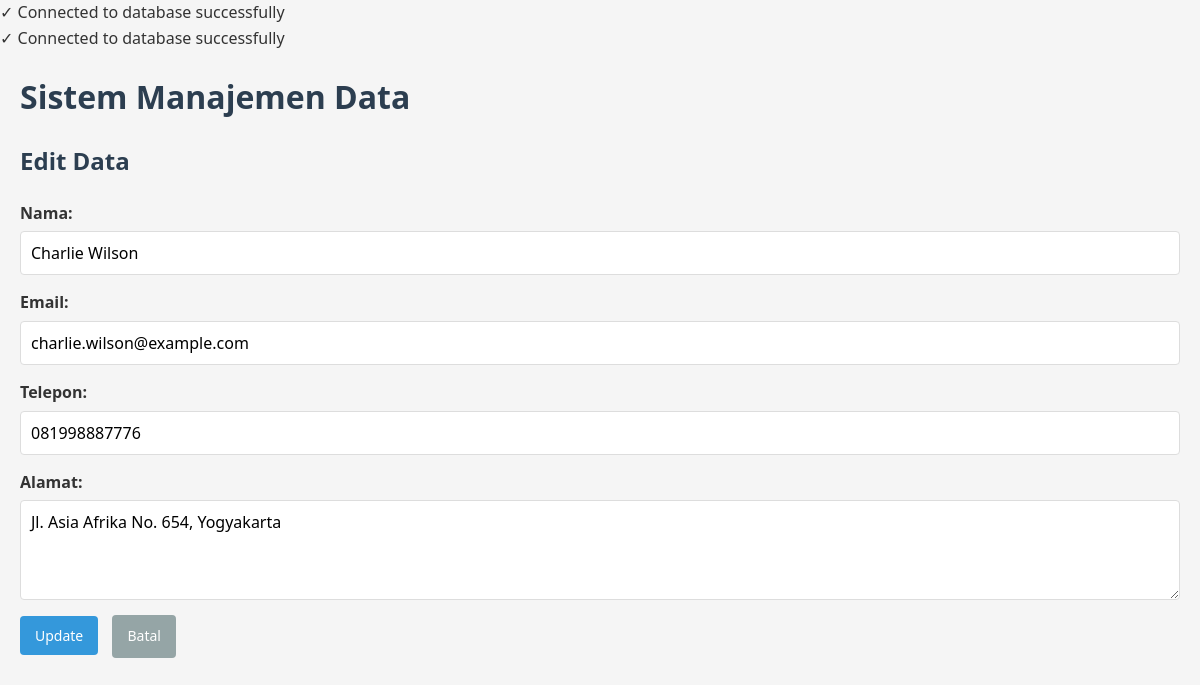
Screenshot of /index.php?action=edit&id=5 with the database file from the repository.
### tables this page shows
CREATE TABLE IF NOT EXISTS data_users (
    id INT(11) AUTO_INCREMENT PRIMARY KEY,
    nama VARCHAR(100) NOT NULL,
    email VARCHAR(100) NOT NULL UNIQUE,
    telepon VARCHAR(20) NOT NULL,
    alamat TEXT NOT NULL,
    created_at TIMESTAMP DEFAULT CURRENT_TIMESTAMP,
    updated_at TIMESTAMP DEFAULT CURRENT_TIMESTAMP ON UPDATE CURRENT_TIMESTAMP
);

### controllers/CrudController.php (called while the page is built, shortened)
<?php
class CrudController {
    private $userModel;
    public function __construct() {
        $database = new Database();
        $db = $database->getConnection();
        $this->userModel = new UserModel($db);
    }
    public function edit() {
        $id = isset($_GET['id']) ? $_GET['id'] : die('ERROR: ID tidak ditemukan.');
        $user = $this->userModel->readOne($id);
        include 'views/header.php';
        include 'views/edit.php';
        include 'views/footer.php';
    }
}
?>

### models/UserModel.php (called while the page is built, shortened)
<?php
class UserModel {
    private $conn;
    private $table_name = "data_users";
    public function __construct($db) {
        $this->conn = $db;
    }
    public function readOne($id) {
        $query = "SELECT * FROM " . $this->table_name . " WHERE id = ? LIMIT 0,1";
        $stmt = $this->conn->prepare($query);
        $stmt->bindParam(1, $id);
        $stmt->execute();
        return $stmt->fetch(PDO::FETCH_ASSOC);
    }
}
?>

### views/edit.php (the view)
<h2>Edit Data</h2>
<form action="index.php?action=edit&id=<?php echo $user['id']; ?>" method="POST">
    <div class="form-group">
        <label for="nama">Nama:</label>
        <input type="text" id="nama" name="nama" value="<?php echo $user['nama']; ?>" required>
    </div>
    <div class="form-group">
        <label for="email">Email:</label>
        <input type="email" id="email" name="email" value="<?php echo $user['email']; ?>" required>
    </div>
    <div class="form-group">
        <label for="telepon">Telepon:</label>
        <input type="text" id="telepon" name="telepon" value="<?php echo $user['telepon']; ?>" required>
    </div>
    <div class="form-group">
        <label for="alamat">Alamat:</label>
        <textarea id="alamat" name="alamat" required><?php echo $user['alamat']; ?></textarea>
    </div>
    <button type="submit" class="btn btn-primary">Update</button>
    <a href="index.php" class="btn btn-cancel">Batal</a>
</form>

### assets/css/style.css (style rules this page uses)
* { margin: 0; padding: 0; box-sizing: border-box; font-family: 'Segoe UI', Tahoma, Geneva, Verdana, sans-serif; }
body { background-color: #f5f5f5; color: #333; line-height: 1.6; }
h1, h2 { color: #2c3e50; margin-bottom: 20px; }
.btn { display: inline-block; padding: 10px 15px; text-decoration: none; border-radius: 4px; border: none; cursor: pointer; font-size: 14px; margin-right: 10px; }
.btn-primary { background-color: #3498db; color: white; }
.btn-cancel { background-color: #95a5a6; color: white; }
.form-group { margin-bottom: 15px; }
label { display: block; margin-bottom: 5px; font-weight: 600; }
input, textarea { width: 100%; padding: 10px; border: 1px solid #ddd; border-radius: 4px; font-size: 16px; }
textarea { height: 100px; resize: vertical; }

### rows the page displays
data_users: nama "Charlie Wilson", email "charlie.wilson@example.com", telepon "081998887776", alamat "Jl. Asia Afrika No. 654, Yogyakarta"
